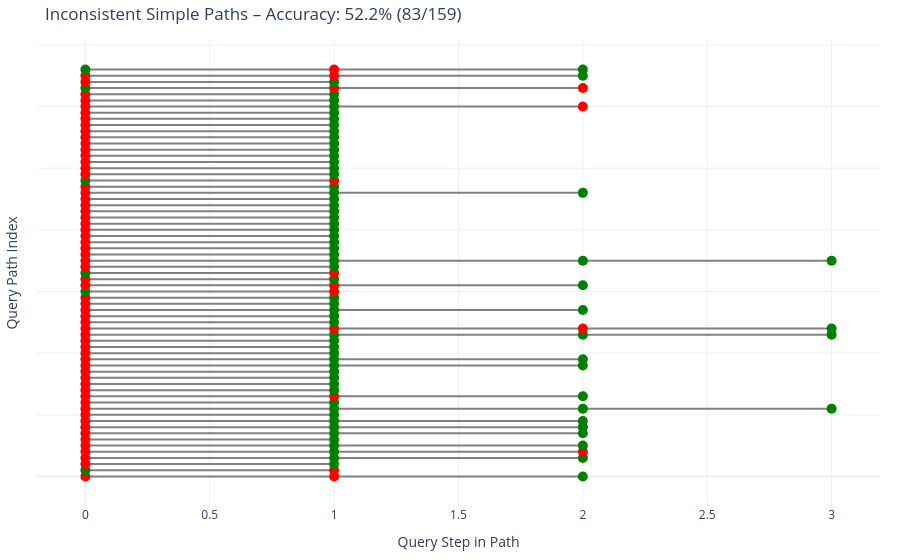

This figure's notebook cell:
### Code cell
def plot_inconsistent_paths_by_difficulty(difficulty_level):
    fig = go.Figure()
    y_offset = 0

    def truncate(text, max_len=220):
        return text if len(text) <= max_len else text[:max_len] + "..."

    total = 0
    correct = 0

    for entry in data:
        path = entry["path"]
        if not path or path[0]["difficulty"] != difficulty_level:
            continue
        if len(path) <= 1:
            continue
        for step in path:
            if step['correct'] == None:
                step['correct'] = 0
        correct_count = sum(step['correct'] for step in path)
        if correct_count == 0 or correct_count == len(path):
            continue  # skip fully correct or fully wrong paths

        total += len(path)
        correct += correct_count

        x_vals = list(range(len(path)))
        y_vals = [y_offset] * len(path)
        colors = ['green' if step['correct'] == 1 else 'red' for step in path]
        hover_texts = [
            f"QID: {step['question_id']}<br>"
            f"<b>Difficulty:</b> {step['difficulty']}<br>"
            f"<b>Correct:</b> {'✅' if step['correct'] else '❌'}<br><br>"
            f"<b>GT:</b> {truncate(step['gt_query'])}<br><br>"
            f"<b>Pred:</b> {truncate(step['predicted_query'])}"
            for step in path
        ]

        fig.add_trace(go.Scatter(
            x=x_vals,
            y=y_vals,
            mode='lines+markers',
            marker=dict(color=colors, size=10),
            line=dict(color='gray', width=2),
            text=hover_texts,
            hoverinfo='text',
            showlegend=False
        ))

        y_offset += 1

    accuracy = (correct / total * 100) if total > 0 else 0

    fig.update_layout(
        title=f"Inconsistent {difficulty_level.capitalize()} Paths – Accuracy: {accuracy:.1f}% ({correct}/{total})",
        xaxis_title="Query Step in Path",
        yaxis_title="Query Path Index",
        yaxis=dict(showticklabels=False),
        template="plotly_white",
        height=400 + 50 * y_offset,
        margin=dict(l=20, r=20, t=40, b=20),
    )
    fig.show()

plot_inconsistent_paths_by_difficulty("simple")
